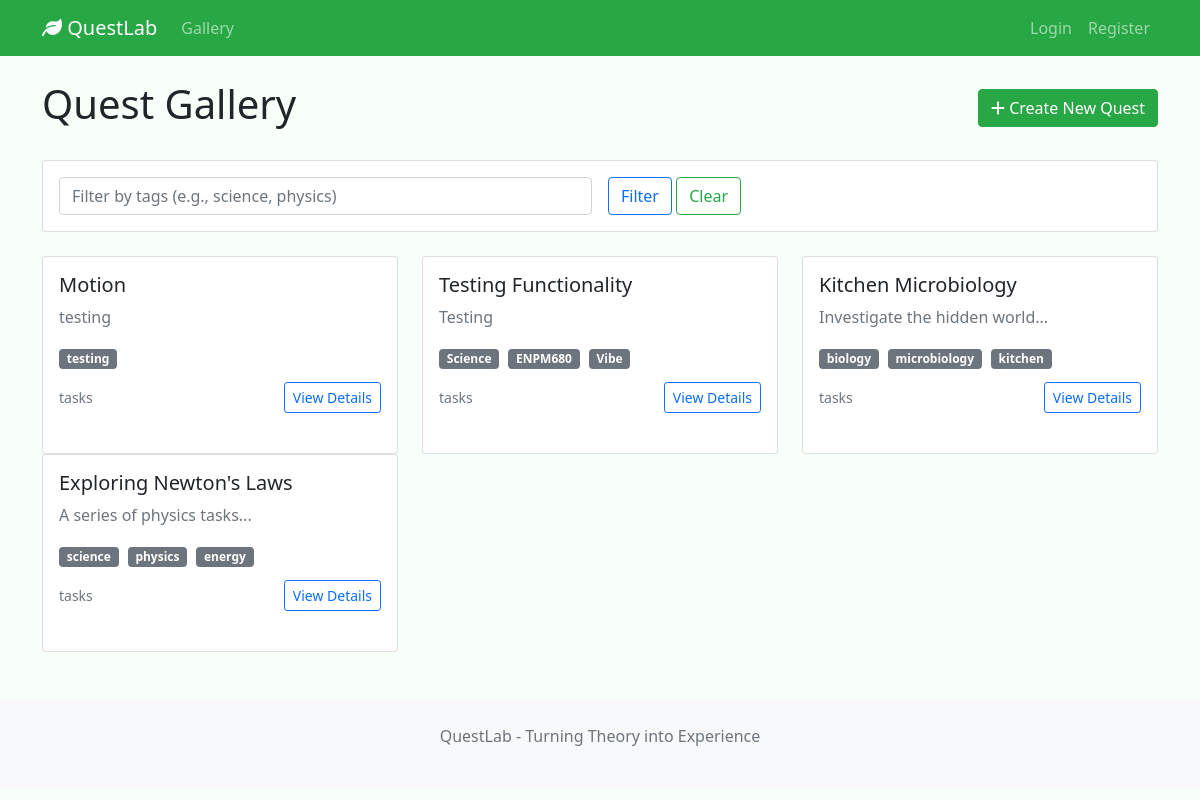
The page / on the database its author committed.
### app/models/quest.py (models this page shows, shortened)
class Quest(db.Model):
    __tablename__ = 'quests'
    id = db.Column(db.String(36), primary_key=True, default=generate_uuid)
    title = db.Column(db.String(200), nullable=False)
    description = db.Column(db.Text)
    tags = db.Column(db.Text)
    created_at = db.Column(db.DateTime, default=datetime.utcnow)
    published = db.Column(db.Boolean, default=False)
    tasks = db.relationship('Task', backref='quest', lazy='dynamic',
                          cascade='all, delete-orphan', order_by='Task.task_order')
    def _tags_to_list(self):
        import json
        if not self.tags:
            return []
        try:
            return json.loads(self.tags)
        except Exception:
            return [t.strip() for t in str(self.tags).split(',') if t.strip()]
    @property
    def tags_list(self):
        return self._tags_to_list()

### app/routes/quest_routes.py (the view)
@quest_bp.route('/')
def gallery():
    tags_filter = sanitize_input(request.args.get('tags', ''))
    filters = {'tags': tags_filter} if tags_filter else None
    quests = QuestService.get_published_quests(filters)
    return render_template('gallery.html', quests=quests)

### app/services/quest_service.py (called while the page is built, shortened)
    @staticmethod
    def get_published_quests(filters=None):
        query = Quest.query.filter_by(published=True)
        quests = query.order_by(Quest.created_at.desc()).all()
        return quests

### app/utils/security.py (called while the page is built)
def sanitize_input(text, max_length: int = 5000):
    if text is None:
        return ''
    text = re.sub(r'[<>]', '', str(text))
    cleaned = text.strip()
    if max_length and max_length > 0:
        return cleaned[:max_length]
    return cleaned

### app/templates/gallery.html (shortened to what this page needs)
{% extends "base.html" %} {% block content %}
<div class="row">
  <div class="col-12">
    <div class="d-flex justify-content-between align-items-center mb-4">
      <h1>Quest Gallery</h1>
      <a href="{{ url_for('quest.create_quest') }}" class="btn btn-primary">
        <i class="fas fa-plus"></i> Create New Quest
      </a>
    </div>
    <div class="card mb-4">
      <div class="card-body">
        <form method="get" class="row g-3">
          <div class="col-md-6">
            <input
              type="text"
              name="tags"
              class="form-control"
              placeholder="Filter by tags (e.g., science, physics)"
              value="{{ request.args.get('tags', '') }}"
            />
          </div>
          <div class="col-md-6">
            <button type="submit" class="btn btn-outline-primary">
              Filter
            </button>
            <a
              href="{{ url_for('quest.gallery') }}"
              class="btn btn-outline-secondary"
              >Clear</a
            >
          </div>
        </form>
      </div>
    </div>
    {% if quests %}
    <div class="row">
      {% for quest in quests %}
      <div class="col-md-6 col-lg-4">
        <div class="card quest-card h-100">
          <div class="card-body">
            <h5 class="card-title">{{ quest.title }}</h5>
            <p class="card-text text-muted">
              {{ quest.description[:100] }}
            </p>
            {% set tag_list = quest.tags_list if quest.tags_list is not none else [] %}
            {% if tag_list %}
            <div class="mb-2">
              {% for tag in tag_list %}
              <span class="badge bg-secondary tag-badge">{{ tag }}</span>
              {% endfor %}
            </div>
            {% endif %}
            <div class="d-flex justify-content-between align-items-center">
              <small class="text-muted">{{ quest.task_count }} tasks</small>
              <a
                href="{{ url_for('quest.quest_detail', quest_id=quest.id) }}"
                class="btn btn-sm btn-outline-primary"
                >View Details</a
              >
            </div>
          </div>
        </div>
      </div>
      {% endfor %}
    </div>
    {% endif %}
  </div>
</div>
{% endblock %}

### app/templates/base.html (shortened to what this page needs)
<!DOCTYPE html>
<html lang="en">
  <head>
    <link
      href="https://cdn.jsdelivr.net/npm/bootstrap@5.1.3/dist/css/bootstrap.min.css"
      rel="stylesheet"
    />
    <link
      href="https://cdnjs.cloudflare.com/ajax/libs/font-awesome/6.0.0/css/all.min.css"
      rel="stylesheet"
    />
  </head>
  <body>
    <nav class="navbar navbar-expand-lg navbar-dark bg-success">
      <div class="container">
        <a class="navbar-brand" href="{{ url_for('quest.gallery') }}">
          <i class="fas fa-leaf"></i> QuestLab
        </a>
        <div class="collapse navbar-collapse" id="navbarNav">
          <ul class="navbar-nav me-auto mb-2 mb-lg-0">
            <li class="nav-item">
              <a class="nav-link" href="{{ url_for('quest.gallery') }}"
                >Gallery</a
              >
            </li>
          </ul>
          <ul class="navbar-nav">
            {% if current_user.is_authenticated %}
            <li class="nav-item">
              <span class="navbar-text me-2"
                >Hello, {{ current_user.username }}!</span
              >
            </li>
            <li class="nav-item">
              <a class="nav-link" href="{{ url_for('auth.logout') }}">Logout</a>
            </li>
            {% else %}
            <li class="nav-item">
              <a class="nav-link" href="{{ url_for('auth.login') }}">Login</a>
            </li>
            <li class="nav-item">
              <a class="nav-link" href="{{ url_for('auth.register') }}"
                >Register</a
              >
            </li>
            {% endif %}
          </ul>
        </div>
      </div>
    </nav>
    <main class="container mt-4">
       {% block content %}{% endblock %}
    </main>
    <footer class="bg-light mt-5 py-4">
      <div class="container text-center">
        <p class="text-muted">QuestLab - Turning Theory into Experience</p>
      </div>
    </footer>
  </body>
</html>

### app/templates/base.html (style rules this page uses)
:root { --bs-primary: #28a745; --bs-secondary: #198754; }
body { background-color: #f8fff8; }
.navbar { background-color: var(--bs-primary) !important; }
.btn-primary { background-color: var(--bs-primary) !important; border-color: var(--bs-primary) !important; }
.btn-outline-secondary { color: var(--bs-primary); border-color: var(--bs-primary); }
.quest-card { transition: transform 0.2s; margin-bottom: 1.5rem; }
.tag-badge { margin-right: 0.3rem; margin-bottom: 0.3rem; }

### rows shown on the page
Quest: title "Motion", description "testing", tag_list "testing"
Quest: title "Testing Functionality", description "Testing", tag_list "Science" "ENPM680" "Vibe"
Quest: title "Kitchen Microbiology", description "Investigate the hidden world...", tag_list "biology" "microbiology" "kitchen"
Quest: title "Exploring Newton's Laws", description "A series of physics tasks...", tag_list "science" "physics" "energy"
